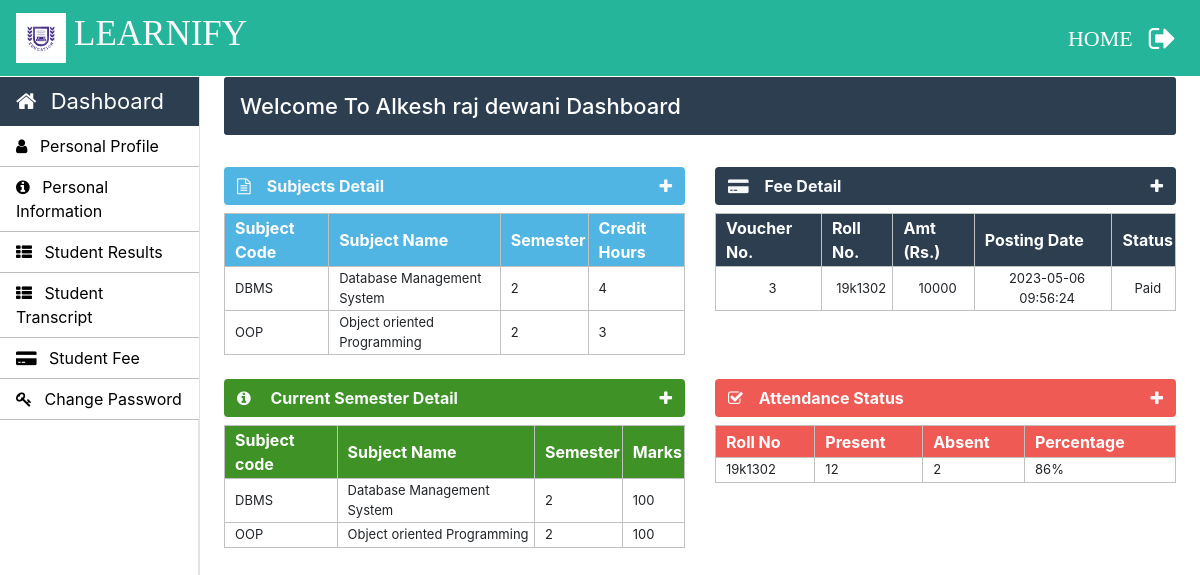
The page /student/student-index.php (signed in) on the database its author committed.
### tables this page shows
CREATE TABLE IF NOT EXISTS `student_info` (
  `roll_no` varchar(20) NOT NULL,
  `first_name` varchar(30) NOT NULL,
  `middle_name` varchar(30) NOT NULL,
  `last_name` varchar(30) NOT NULL,
  `father_name` varchar(30) NOT NULL,
  `email` varchar(30) NOT NULL,
  `mobile_no` varchar(11) NOT NULL,
  `course_code` varchar(11) NOT NULL,
  `session` varchar(10) NOT NULL,
  `profile_image` varchar(100) NOT NULL,
  `prospectus_issued` varchar(10) NOT NULL,
  `prospectus_amount` varchar(10) NOT NULL,
  `form_b` varchar(20) NOT NULL,
  `applicant_status` varchar(20) NOT NULL,
  `application_status` varchar(20) NOT NULL,
  `cnic` varchar(15) NOT NULL,
  `dob` varchar(10) NOT NULL,
  `other_phone` varchar(11) NOT NULL,
  `gender` varchar(10) NOT NULL,
  `permanent_address` varchar(150) NOT NULL,
  `current_address` varchar(150) NOT NULL,
  `place_of_birth` varchar(150) NOT NULL,
  `matric_complition_date` varchar(10) NOT NULL,
  `matric_awarded_date` varchar(10) NOT NULL,
  `matric_certificate` varchar(100) NOT NULL,
  `fa_complition_date` varchar(10) NOT NULL,
  `fa_awarded_date` varchar(10) NOT NULL,
  `fa_certificate` varchar(100) NOT NULL,
  `ba_complition_date` varchar(10) NOT NULL,
  `ba_awarded_date` varchar(10) NOT NULL,
  `ba_certificate` varchar(100) NOT NULL,
  `semester` int NOT NULL,
  `total_marks` int NOT NULL,
  `obtain_marks` int NOT NULL,
  `state` varchar(20) NOT NULL,
  `admission_date` timestamp NOT NULL DEFAULT CURRENT_TIMESTAMP ON UPDATE CURRENT_TIMESTAMP,
  PRIMARY KEY (`roll_no`)
);

CREATE TABLE IF NOT EXISTS `student_courses` (
  `student_course_id` int NOT NULL AUTO_INCREMENT,
  `course_code` varchar(10) NOT NULL,
  `semester` int NOT NULL,
  `roll_no` varchar(10) NOT NULL,
  `subject_code` varchar(10) NOT NULL,
  `session` varchar(10) NOT NULL,
  `assign_date` varchar(10) NOT NULL,
  PRIMARY KEY (`student_course_id`),
  KEY `course_code` (`course_code`)
);

CREATE TABLE IF NOT EXISTS `course_subjects` (
  `subject_code` varchar(10) NOT NULL,
  `subject_name` varchar(50) NOT NULL,
  `course_code` varchar(10) NOT NULL,
  `semester` int NOT NULL,
  `credit_hours` int NOT NULL,
  PRIMARY KEY (`subject_code`)
);

CREATE TABLE IF NOT EXISTS `student_fee` (
  `fee_voucher` int NOT NULL AUTO_INCREMENT,
  `roll_no` varchar(30) NOT NULL,
  `amount` int NOT NULL,
  `posting_date` timestamp NOT NULL DEFAULT CURRENT_TIMESTAMP ON UPDATE CURRENT_TIMESTAMP,
  `status` varchar(10) NOT NULL,
  PRIMARY KEY (`fee_voucher`),
  KEY `roll_no` (`roll_no`)
);

### Student/student-index.php (the view, shortened to what this page needs)
 <?php
		require_once "../connection/connection.php";
	?>
<!doctype html>
<html lang="en">
	<head>
	</head>
	<body>
		<?php include('../common/common-header.php') ?>
		<?php include('../common/student-sidebar.php') ?>
		<main role="main" class="col-xl-10 col-lg-9 col-md-8 ml-sm-auto px-md-4 mb-2 w-100">
			<div class="sub-main">
				<div class="text-center d-flex flex-wrap flex-md-nowrap pt-3 pb-2 mb-3 text-white admin-dashboard pl-3">
					<h4 class="">Welcome To <?php $roll_no=$_SESSION['LoginStudent'];
					$query="select * from student_info where roll_no='$roll_no'";
					$run=mysqli_query($con,$query);
					while ($row=mysqli_fetch_array($run)) {
						echo $row['first_name']." ".$row['middle_name']." ".$row['last_name'];
					}
					?> Dashboard </h4> </h4>
				</div>
				<div class="row">
					<div class="col-lg-6 col-md-12 col-sm-12">
						<div>
							<section class="mt-3">
								<div class="btn btn-block table-two text-light d-flex">
									<span class="font-weight-bold"><i class="fa fa-file-text-o mr-3" aria-hidden="true"></i>Subjects Detail</span>
									<a href="" class="ml-auto" data-toggle="collapse" data-target="#collapseOne"><i class="fa fa-plus text-light" aria-hidden="true"></i></a>
								</div>
								<div class="collapse show mt-2" id="collapseOne">
									<table class="w-100 table-elements table-two-tr"cellpadding="2">
										<tr class="pt-5 table-two text-white" style="height: 32px;">
											<th>Subject Code</th>
											<th>Subject Name</th>
											<th>Semester</th>
											<th>Credit Hours</th>
										</tr>
										<?php $roll_no=$_SESSION['LoginStudent'];
											$max_semester = "select max(semester) as semester from student_courses where roll_no = '$roll_no'";
											$max_run = mysqli_query($con, $max_semester);
											$row = mysqli_fetch_array($max_run);
											$semester = $row['semester'];
											$query="select sc.subject_code,cs.subject_name,sc.semester,cs.credit_hours, sc.roll_no, sc.semester from student_courses sc inner join course_subjects cs on sc.subject_code=cs.subject_code where sc.roll_no='$roll_no' and sc.semester = $semester";
											$run=mysqli_query($con,$query);
											while ($row=mysqli_fetch_array($run)) { ?>
										<tr>
											<td><?php echo $row['subject_code'] ?></td>
											<td><?php echo $row['subject_name'] ?></td>
											<td><?php echo $row['semester'] ?></td>
											<td><?php echo $row['credit_hours'] ?></td>
										</tr>
										<?php } ?>
									</table>
								</div>
							</section>
						</div>
					</div>
					<div class="col-lg-6 col-md-12 col-md-6 col-sm-12">
						<div>
							<section class="mt-3">
								<div class="btn btn-block table-three text-light d-flex">
									<span class="font-weight-bold"><i class="fa fa-credit-card-alt mr-3" aria-hidden="true"></i>Fee Detail</span>
									<a href="" class="ml-auto" data-toggle="collapse" data-target="#collapsetwo"><i class="fa fa-plus text-light" aria-hidden="true"></i></a>
								</div>
								<div class="collapse show mt-2" id="collapsetwo">
									<table class="w-100 table-elements table-three-tr"cellpadding="2">
										<tr class="pt-5 table-three text-white" style="height: 32px;">
											<th>Voucher No.</th>
											<th>Roll No.</th>
											<th>Amt (Rs.)</th>
											<th>Posting Date</th>
											<th>Status</th>
										</tr>
										<?php
											$roll_no=$_SESSION['LoginStudent'];
											$query="select * from student_fee inner join student_info on student_fee.roll_no=student_info.roll_no where student_fee.roll_no='$roll_no'";
											$run=mysqli_query($con,$query);
											while ($row=mysqli_fetch_array($run)) { ?>
											<tr class="text-center">
												<td><?php echo $row['fee_voucher'] ?></td>
												<td><?php echo $row['roll_no'] ?></td>
												<td><?php echo $row['amount'] ?></td>
												<td><?php echo $row['posting_date'] ?></td>
												<td><?php echo $row['status'] ?></td>
											</tr>
											<?php
											}
										?>
									</table>
								</div>
							</section>
						</div>
					</div>
				</div>
				<div class="row">
					<div class="col-lg-6 col-md-12 col-sm-12">
						<div>
							<section class="mt-4">
								<div class="btn btn-block table-five text-light d-flex">
									<span class="font-weight-bold"><i class="fa fa-info-circle mr-3" aria-hidden="true"></i> Current Semester Detail</span>
									<a href="" class="ml-auto" data-toggle="collapse" data-target="#collapsethree"><i class="fa fa-plus text-light" aria-hidden="true"></i></a>
								</div>
								<div class="collapse show mt-2" id="collapsethree">
									<table class="w-100 table-elements table-five-tr"cellpadding="2">
										<tr class="pt-5 table-five text-white" style="height: 32px;">
											<th>Subject code</th>
											<th>Subject Name</th>
											<th>Semester</th>
											<th>Marks</th>
										</tr>
										<?php
											$roll_no=$_SESSION['LoginStudent'];
											$max_semester = "select max(semester) as semester from student_courses where roll_no = '$roll_no'";
											$max_run = mysqli_query($con, $max_semester);
											$row = mysqli_fetch_array($max_run);
											$semester = $row['semester'];
											$query="select * from student_courses inner join course_subjects on student_courses.subject_code=course_subjects.subject_code where student_courses.roll_no='$roll_no' and student_courses.semester = '$semester'";
											$run=mysqli_query($con,$query);
											while ($row=mysqli_fetch_array($run)) { ?>
											<tr>
												<td><?php echo $row['subject_code'] ?></td>
												<td><?php echo $row['subject_name'] ?></td>
												<td><?php echo $row['semester'] ?></td>
												<td>100</td>
											</tr>
											<?php }
										?>
									</table>
								</div>
							</section>
						</div>
					</div>
					<div class="col-lg-6 col-md-12 col-sm-12">
						<div>
							<section class="mt-4">
								<div class="btn btn-block table-one text-light d-flex">
									<span class="font-weight-bold"><i class="fa fa-check-square-o mr-3" aria-hidden="true"></i>Attendance Status</span>
									<a href="" class="ml-auto" data-toggle="collapse" data-target="#collapsefour"><i class="fa fa-plus text-light" aria-hidden="true"></i></a>
								</div>
								<div class="collapse show mt-2" id="collapsefour">
									<table class="w-100 table-elements table-one-tr"cellpadding="2">
										<tr class="pt-5 table-one text-white" style="height: 32px;">
											<th>Roll No</th>
											<th>Present</th>
											<th>Absent</th>
											<th>Percentage</th>
										</tr>
										<?php
											$roll_no=$_SESSION['LoginStudent'];
											$query="select count(attendance_id) as attendance_id,sum(attendance) as attendance,student_id from student_attendance where student_id='$roll_no'";
											$run=mysqli_query($con,$query);
											while ($row1=mysqli_fetch_array($run)) { ?>
											<tr>
												<td><?php echo $_SESSION['LoginStudent'] ?></td>
												<td><?php echo $row1['attendance'] ? $row1['attendance'] : "0" ?></td>
												<td><?php echo $row1['attendance_id']-$row1['attendance']?></td>
												<?php $attendace =  $row1['attendance_id'] > 0 ? round(($row1['attendance']*100)/$row1['attendance_id'])."%" : "0%" ?>
												<td> <?php echo $attendace ?> </td>
											</tr>
											<?php
											}
										?>
									</table>
								</div>
							</section>
						</div>
					</div>
				</div>
			</div>
		</main>
	</body>
</html>

### Css/style.css (style rules this page uses)
h4 { font-size: 22px; }
.admin-dashboard { margin-top: 1px !important; background: #2c3e50 !important; border-radius: 3px; }
.table-elements tr, td, th { font-size: 13px; border: 1px solid rgb(194, 193, 193); padding-left: 10px !important; }
.table-one { background: #eb1811b6; }
.table-two { background: #51b5e4; }
.table-three { background: #2c3e50 !important; }
.table-five { background: #3e9225fd; }
.table-font-for-transcript td, th { font-size: 16px !important; }

### rows shown on the page
student_info: first_name "Alkesh", middle_name "raj", last_name "dewani"
student_courses: subject_code "DBMS", course_subjects.subject_name "Database Management System", semester "2", course_subjects.credit_hours "4", course_subjects.subject_code "DBMS", course_subjects.semester "2"
student_courses: subject_code "OOP", course_subjects.subject_name "Object oriented Programming", semester "2", course_subjects.credit_hours "3", course_subjects.subject_code "OOP", course_subjects.semester "2"
student_fee: fee_voucher "3", student_info.roll_no "19k1302", amount "10000", posting_date "2023-05-06 09:56:24", status "Paid"

### other values the page prints
$row1['attendance'] "12"
$row1['attendance_id']-$row1['attendance'] "2"
$attendace "86%"
